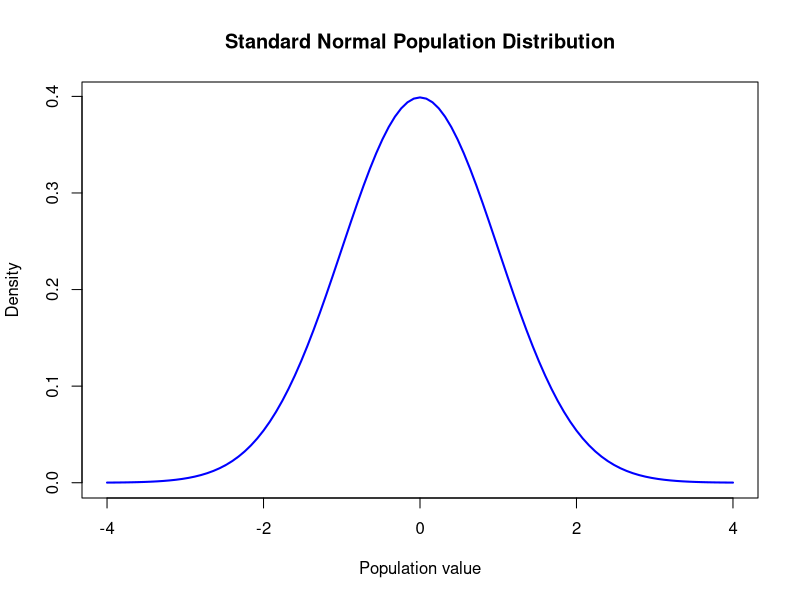
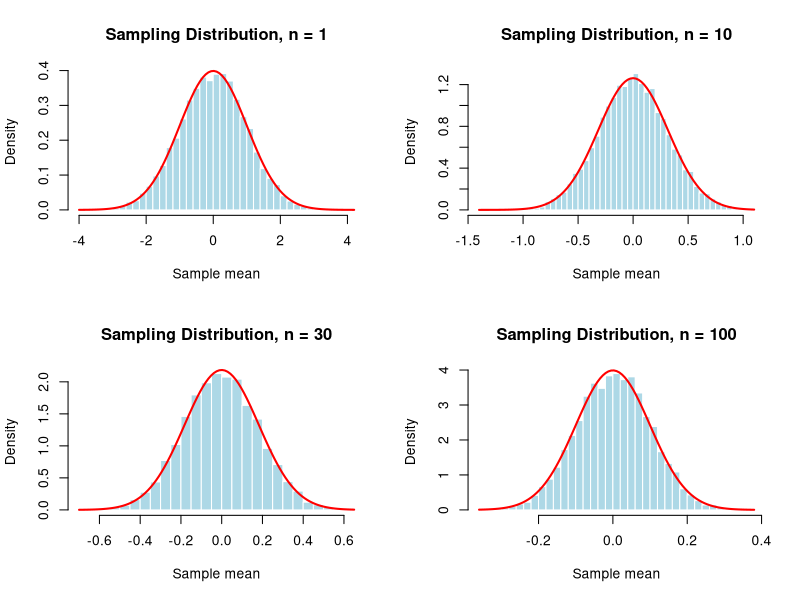
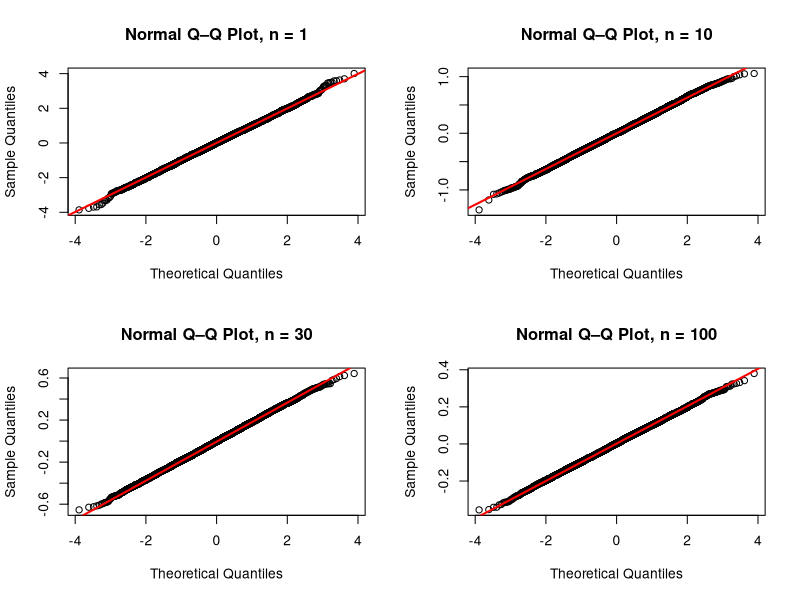
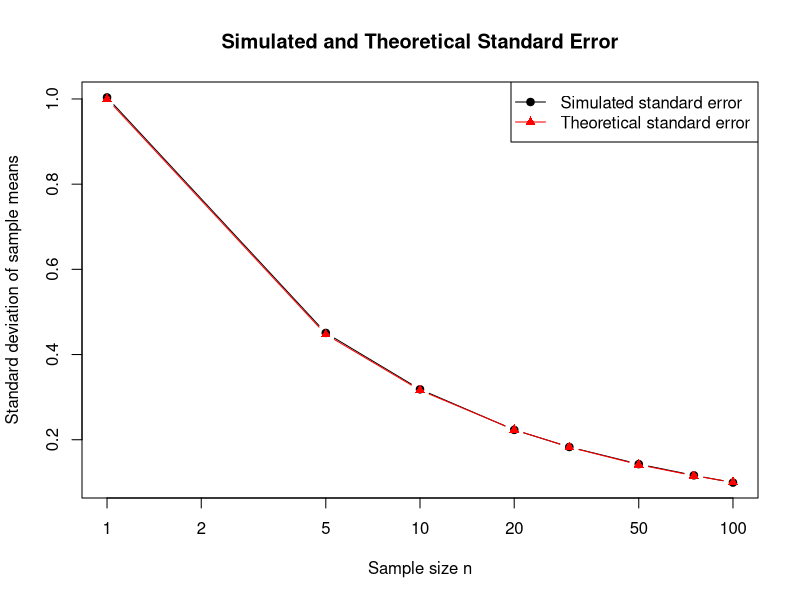
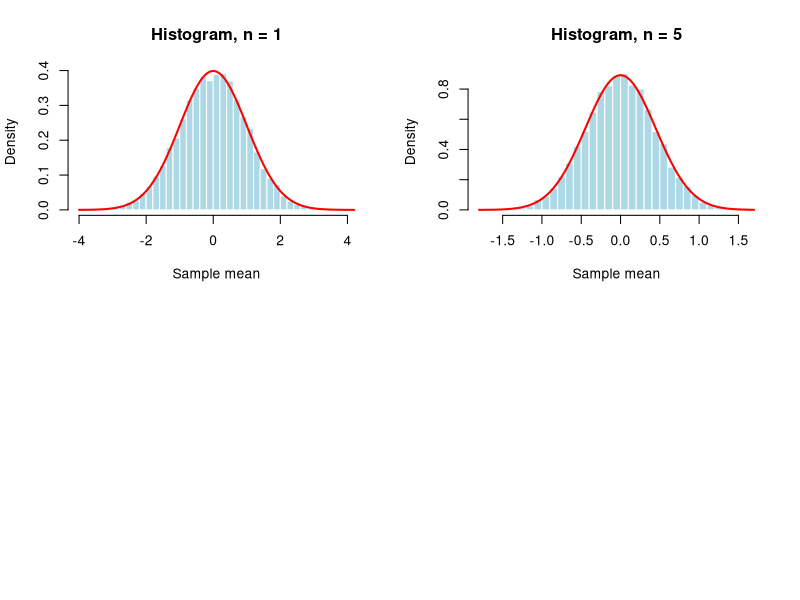
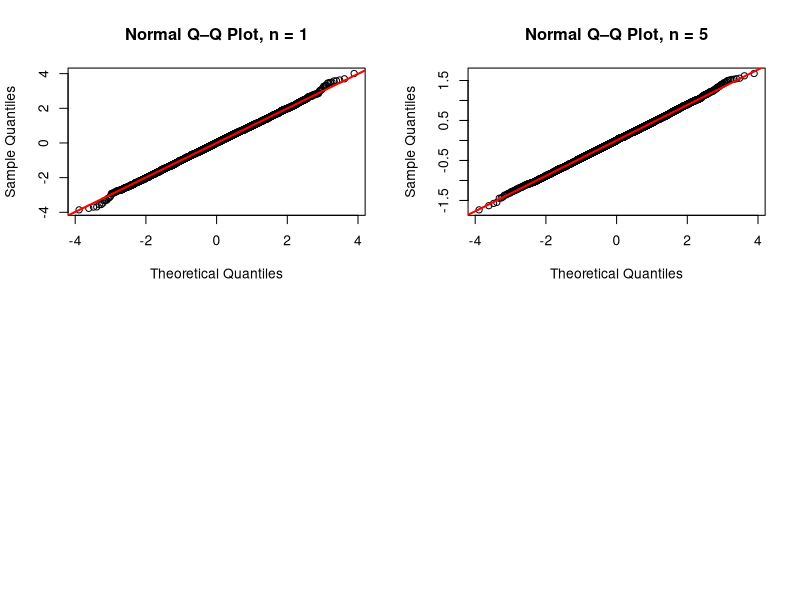

R code for these plots, in order:
## ---- chunk 1
population_mean <- 0
population_variance <- 1
population_sd <- 1
population_skewness <- 0
population_excess_kurtosis <- 0
## ---- chunk 2
curve(
  dnorm(
    x,
    mean = population_mean,
    sd = population_sd
  ),
  from = -4,
  to = 4,
  col = "blue",
  lwd = 2,
  main = "Standard Normal Population Distribution",
  xlab = "Population value",
  ylab = "Density"
)
## ---- chunk 3
student_id <- 4160
reps <- 10000

broad_n_values <- c(
  1, 5, 10, 20, 30, 50, 75, 100
)

population_generator <- function(n) {
  rnorm(
    n,
    mean = population_mean,
    sd = population_sd
  )
}

simulate_means <- function(n, reps = 10000) {
  replicate(
    reps,
    mean(population_generator(n))
  )
}

run_simulations <- function(n_values, reps = 10000) {
  
  results <- list()
  
  for (n in n_values) {
    
    cat("Running simulation for n =", n, "\n")
    
    results[[paste0("n_", n)]] <- simulate_means(
      n = n,
      reps = reps
    )
  }
  
  results
}
## ---- chunk 4
set.seed(student_id)

broad_means <- run_simulations(
  n_values = broad_n_values,
  reps = reps
)
## ---- chunk 5
broad_simulation_check <- data.frame(
  sample_size_n = broad_n_values,
  number_of_sample_means = sapply(
    broad_means,
    length
  )
)

knitr::kable(
  broad_simulation_check,
  digits = 0,
  caption = "Broad-Range Simulation Counts"
)
## ---- chunk 6
convert_to_long_format <- function(
  means_list,
  n_values,
  range_label
) {
  
  do.call(
    rbind,
    lapply(seq_along(n_values), function(i) {
      
      data.frame(
        range = range_label,
        sample_size_n = n_values[i],
        repetition = seq_len(length(means_list[[i]])),
        sample_mean = means_list[[i]]
      )
    })
  )
}

broad_means_long <- convert_to_long_format(
  broad_means,
  broad_n_values,
  "broad"
)

write.csv(
  broad_means_long,
  "standard_normal_broad_sample_means.csv",
  row.names = FALSE
)
## ---- chunk 7
calculate_skewness <- function(x) {
  mean((x - mean(x))^3) / sd(x)^3
}

calculate_excess_kurtosis <- function(x) {
  mean((x - mean(x))^4) / sd(x)^4 - 3
}

calculate_outliers <- function(x) {
  
  q1 <- quantile(x, 0.25)
  q3 <- quantile(x, 0.75)
  iqr_value <- q3 - q1
  
  sum(
    x < q1 - 1.5 * iqr_value |
      x > q3 + 1.5 * iqr_value
  )
}

calculate_diagnostics <- function(
  means_list,
  n_values
) {
  
  simulated_means <- sapply(
    means_list,
    mean
  )
  
  simulated_se <- sapply(
    means_list,
    sd
  )
  
  theoretical_se <- population_sd / sqrt(n_values)
  
  tail_proportions <- sapply(
    seq_along(n_values),
    function(i) {
      
      mean(
        abs(
          means_list[[i]] - population_mean
        ) >
          3 * theoretical_se[i]
      )
    }
  )
  
  data.frame(
    sample_size_n = n_values,
    
    simulated_mean = simulated_means,
    
    theoretical_mean =
      rep(population_mean, length(n_values)),
    
    mean_error =
      simulated_means - population_mean,
    
    simulated_standard_error =
      simulated_se,
    
    theoretical_standard_error =
      theoretical_se,
    
    relative_standard_error_error =
      abs(
        simulated_se -
          theoretical_se
      ) / theoretical_se,
    
    skewness = sapply(
      means_list,
      calculate_skewness
    ),
    
    excess_kurtosis = sapply(
      means_list,
      calculate_excess_kurtosis
    ),
    
    outlier_count = sapply(
      means_list,
      calculate_outliers
    ),
    
    proportion_beyond_three_SE =
      tail_proportions
  )
}
## ---- chunk 8
broad_diagnostics <- calculate_diagnostics(
  broad_means,
  broad_n_values
)

knitr::kable(
  broad_diagnostics,
  digits = 4,
  caption = "Broad-Range Diagnostic Results"
)
## ---- chunk 9
plot_n_values <- c(
  1, 10, 30, 100
)

par(mfrow = c(2, 2))

for (n in plot_n_values) {
  
  means <- broad_means[[paste0("n_", n)]]
  
  hist(
    means,
    breaks = 40,
    probability = TRUE,
    main = paste("Sampling Distribution, n =", n),
    xlab = "Sample mean",
    col = "lightblue",
    border = "white"
  )
  
  curve(
    dnorm(
      x,
      mean = population_mean,
      sd = population_sd / sqrt(n)
    ),
    add = TRUE,
    col = "red",
    lwd = 2
  )
}

par(mfrow = c(1, 1))
## ---- chunk 10
par(mfrow = c(2, 2))

for (n in plot_n_values) {
  
  means <- broad_means[[paste0("n_", n)]]
  
  qqnorm(
    means,
    main = paste("Normal Q–Q Plot, n =", n)
  )
  
  qqline(
    means,
    col = "red",
    lwd = 2
  )
}

par(mfrow = c(1, 1))
## ---- chunk 11
plot(
  broad_diagnostics$sample_size_n,
  broad_diagnostics$simulated_standard_error,
  type = "b",
  pch = 19,
  log = "x",
  xlab = "Sample size n",
  ylab = "Standard deviation of sample means",
  main = "Simulated and Theoretical Standard Error"
)

lines(
  broad_diagnostics$sample_size_n,
  broad_diagnostics$theoretical_standard_error,
  type = "b",
  col = "red",
  pch = 17
)

legend(
  "topright",
  legend = c(
    "Simulated standard error",
    "Theoretical standard error"
  ),
  col = c("black", "red"),
  pch = c(19, 17),
  lty = 1
)
## ---- chunk 12
refinement_lower <- 1
refinement_upper <- 5

refined_n_values <- seq(
  refinement_lower,
  refinement_upper,
  by = 1
)

refined_n_values
## ---- chunk 13
set.seed(student_id)

refined_means <- run_simulations(
  refined_n_values,
  reps
)
## ---- chunk 14
refined_diagnostics <- calculate_diagnostics(
  refined_means,
  refined_n_values
)

knitr::kable(
  refined_diagnostics,
  digits = 4,
  caption = "Fine-Grained Diagnostic Results"
)
## ---- chunk 15
qq_correlations <- c()

for (i in 1:length(refined_n_values)) {
  
  n <- refined_n_values[i]
  
  means <- refined_means[[paste0("n_", n)]]
  
  probabilities <- (
    (1:length(means)) - 0.5
  ) / length(means)
  
  theoretical_quantiles <- qnorm(
    probabilities
  )
  
  qq_correlations[i] <- cor(
    sort(means),
    theoretical_quantiles
  )
}

refined_diagnostics$absolute_mean_error <-
  abs(refined_diagnostics$mean_error)

refined_diagnostics$absolute_standard_error_error <-
  abs(
    refined_diagnostics$simulated_standard_error -
      refined_diagnostics$theoretical_standard_error
  )

refined_diagnostics$qq_correlation <-
  qq_correlations
## ---- chunk 16
refined_diagnostics$mean_error_rank <- rank(
  refined_diagnostics$absolute_mean_error,
  ties.method = "min"
)

refined_diagnostics$standard_error_rank <- rank(
  refined_diagnostics$absolute_standard_error_error,
  ties.method = "min"
)

refined_diagnostics$qq_rank <- rank(
  -refined_diagnostics$qq_correlation,
  ties.method = "min"
)

refined_diagnostics$total_score <-
  refined_diagnostics$mean_error_rank +
    refined_diagnostics$standard_error_rank +
    refined_diagnostics$qq_rank
## ---- chunk 17
best_row <- which.min(
  refined_diagnostics$total_score
)

best_n <- refined_diagnostics$sample_size_n[best_row]

best_n
## ---- chunk 18
comparison_table <- refined_diagnostics[
  order(refined_diagnostics$total_score),
]

knitr::kable(
  comparison_table,
  digits = 4,
  caption = "Comparison of Refined Sample Sizes"
)
## ---- chunk 19
#| fig-width: 8
#| fig-height: 8

refined_plot_values <- sort(
  unique(
    c(
      refinement_lower,
      best_n,
      refinement_upper
    )
  )
)

par(mfrow = c(2, 2))

for (n in refined_plot_values) {
  
  means <- refined_means[[paste0("n_", n)]]
  
  hist(
    means,
    breaks = 40,
    probability = TRUE,
    main = paste("Histogram, n =", n),
    xlab = "Sample mean",
    col = "lightblue",
    border = "white"
  )
  
  curve(
    dnorm(
      x,
      mean = population_mean,
      sd = population_sd / sqrt(n)
    ),
    add = TRUE,
    col = "red",
    lwd = 2
  )
}

par(mfrow = c(1, 1))
## ---- chunk 20
#| fig-width: 8
#| fig-height: 8

par(mfrow = c(2, 2))

for (n in refined_plot_values) {
  
  means <- refined_means[[paste0("n_", n)]]
  
  qqnorm(
    means,
    main = paste("Normal Q–Q Plot, n =", n)
  )
  
  qqline(
    means,
    col = "red",
    lwd = 2
  )
}

par(mfrow = c(1, 1))
## ---- chunk 21
refined_means_long <- convert_to_long_format(
  refined_means,
  refined_n_values,
  "refined"
)

write.csv(
  refined_means_long,
  "standard_normal_refined_sample_means.csv",
  row.names = FALSE
)
